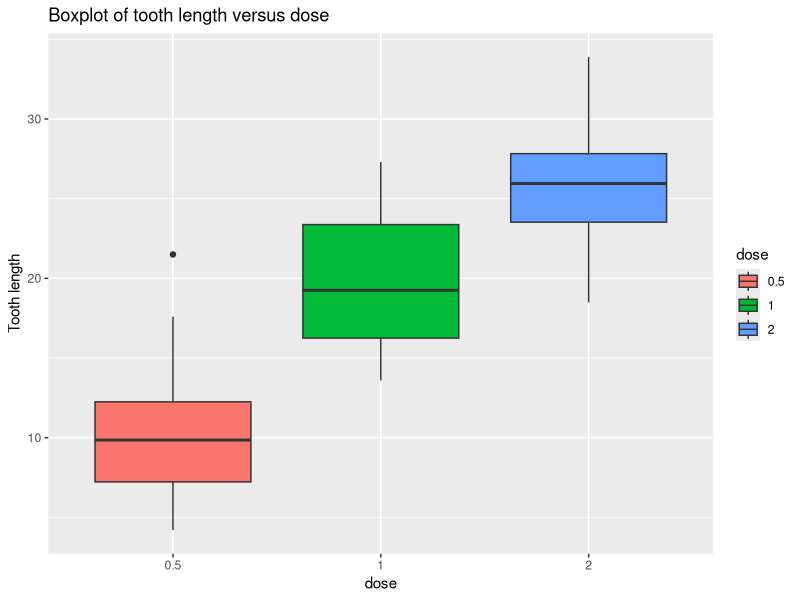
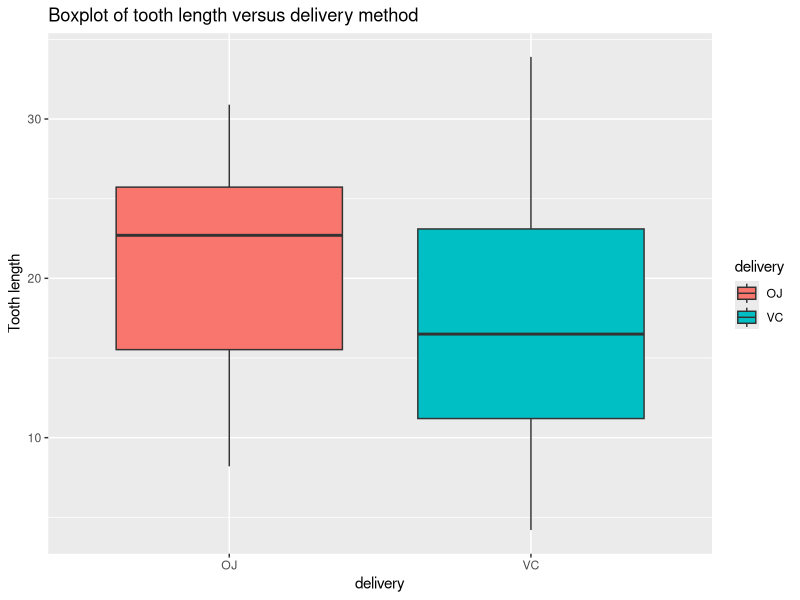
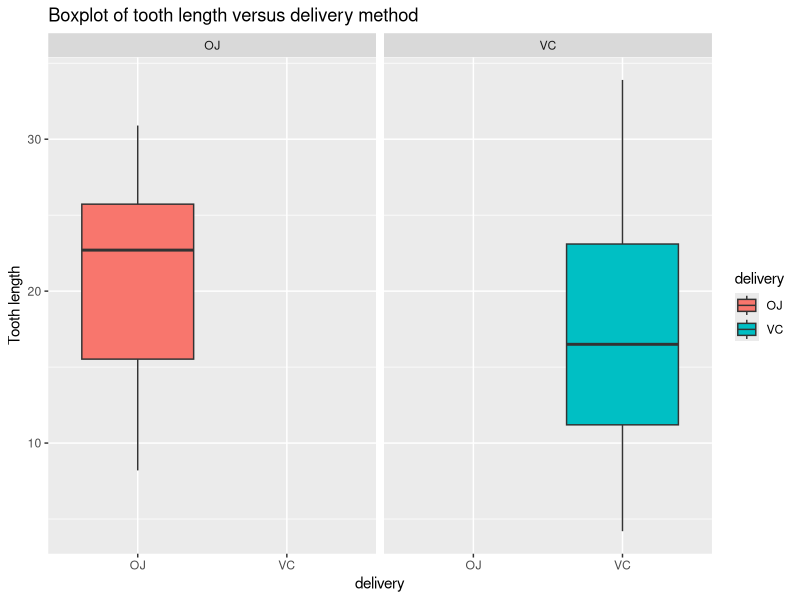

Write R code to recreate these figures, in order.
## ---- chunk 1
library(dplyr)
library(ggplot2)
## ---- chunk 2
df <- ToothGrowth
df <- df %>%
    mutate(dose = as.factor(dose)) %>%
	rename(delivery = supp)
str(df)
## ---- chunk 3
ggplot(data=df, aes(x=dose,y=len)) +
    geom_boxplot(aes(fill=dose)) +
    labs(x = "dose",
         y="Tooth length",
         title="Boxplot of tooth length versus dose");
## ---- chunk 4
ggplot(data=df, aes(x=delivery,y=len)) +
    geom_boxplot(aes(fill=delivery)) +
    labs(x = "delivery",
         y="Tooth length",
         title="Boxplot of tooth length versus delivery method");
## ---- chunk 5
ggplot(data=df, aes(x=delivery,y=len)) +
    geom_boxplot(aes(fill=delivery)) + facet_wrap(~ delivery) +
    labs(x = "delivery",
         y="Tooth length",
         title="Boxplot of tooth length versus delivery method");
